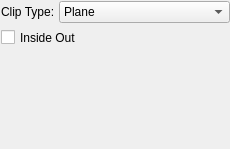
<?xml version="1.0" encoding="UTF-8"?>
<ui version="4.0">
 <class>VtkClipFilter</class>
 <widget class="QWidget" name="VtkClipFilter">
  <property name="geometry">
   <rect>
    <x>0</x>
    <y>0</y>
    <width>230</width>
    <height>149</height>
   </rect>
  </property>
  <property name="sizePolicy">
   <sizepolicy hsizetype="Preferred" vsizetype="Preferred">
    <horstretch>0</horstretch>
    <verstretch>0</verstretch>
   </sizepolicy>
  </property>
  <property name="minimumSize">
   <size>
    <width>0</width>
    <height>0</height>
   </size>
  </property>
  <property name="windowTitle">
   <string>Form</string>
  </property>
  <layout class="QVBoxLayout" name="verticalLayout">
   <property name="spacing">
    <number>4</number>
   </property>
   <property name="leftMargin">
    <number>1</number>
   </property>
   <property name="topMargin">
    <number>1</number>
   </property>
   <property name="rightMargin">
    <number>0</number>
   </property>
   <property name="bottomMargin">
    <number>0</number>
   </property>
   <item>
    <widget class="QWidget" name="clipTypeWidget" native="true">
     <property name="sizePolicy">
      <sizepolicy hsizetype="Expanding" vsizetype="Fixed">
       <horstretch>0</horstretch>
       <verstretch>0</verstretch>
      </sizepolicy>
     </property>
     <layout class="QHBoxLayout" name="horizontalLayout">
      <property name="spacing">
       <number>4</number>
      </property>
      <property name="leftMargin">
       <number>0</number>
      </property>
      <property name="topMargin">
       <number>0</number>
      </property>
      <property name="rightMargin">
       <number>0</number>
      </property>
      <property name="bottomMargin">
       <number>0</number>
      </property>
      <item>
       <widget class="QLabel" name="clipTypeLabel">
        <property name="sizePolicy">
         <sizepolicy hsizetype="Preferred" vsizetype="Fixed">
          <horstretch>0</horstretch>
          <verstretch>0</verstretch>
         </sizepolicy>
        </property>
        <property name="minimumSize">
         <size>
          <width>0</width>
          <height>21</height>
         </size>
        </property>
        <property name="text">
         <string>Clip Type:</string>
        </property>
       </widget>
      </item>
      <item>
       <widget class="QComboBox" name="clipTypeComboBox">
        <property name="sizePolicy">
         <sizepolicy hsizetype="Expanding" vsizetype="Fixed">
          <horstretch>0</horstretch>
          <verstretch>0</verstretch>
         </sizepolicy>
        </property>
        <property name="minimumSize">
         <size>
          <width>0</width>
          <height>22</height>
         </size>
        </property>
        <item>
         <property name="text">
          <string>Plane</string>
         </property>
        </item>
        <item>
         <property name="text">
          <string>Box</string>
         </property>
        </item>
       </widget>
      </item>
     </layout>
    </widget>
   </item>
   <item>
    <widget class="QCheckBox" name="insideOutCheckBox">
     <property name="minimumSize">
      <size>
       <width>0</width>
       <height>21</height>
      </size>
     </property>
     <property name="layoutDirection">
      <enum>Qt::LeftToRight</enum>
     </property>
     <property name="text">
      <string>Inside Out</string>
     </property>
    </widget>
   </item>
   <item>
    <widget class="QWidget" name="clipFunctionWidget" native="true"/>
   </item>
  </layout>
 </widget>
 <resources/>
 <connections/>
</ui>
